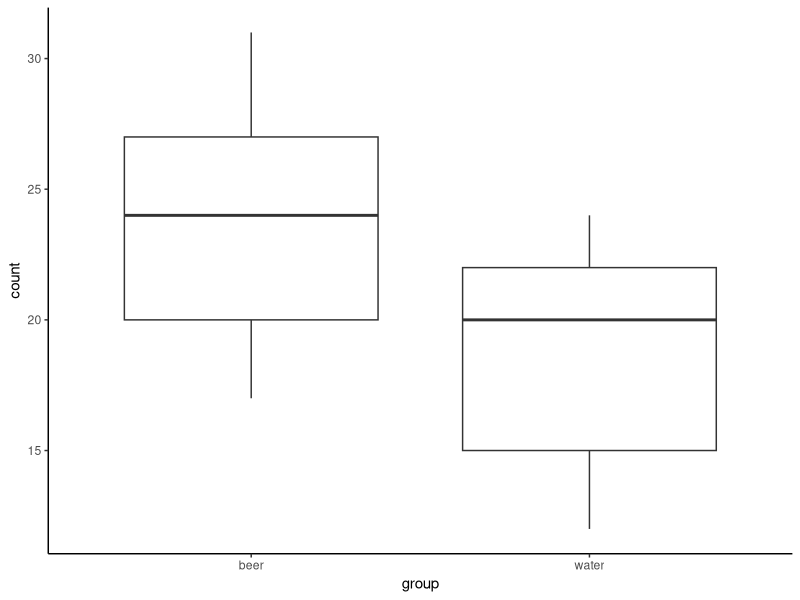
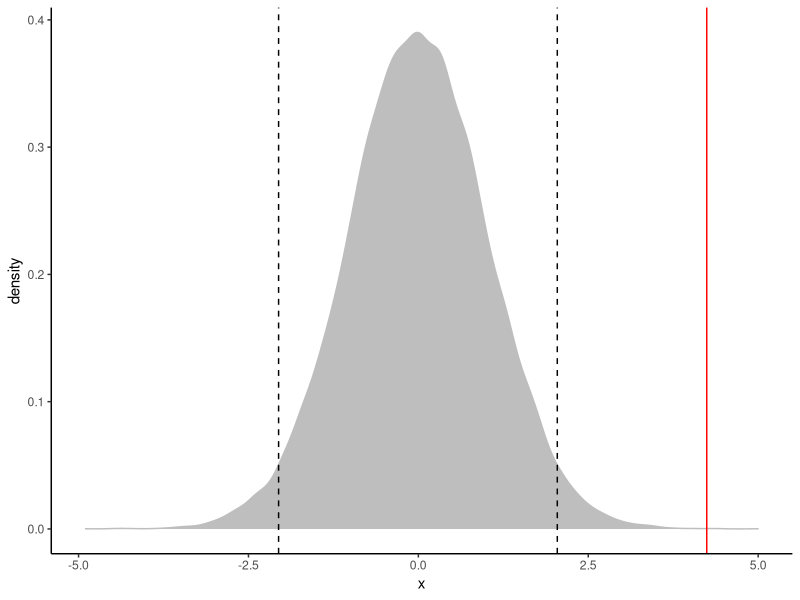

Reproduce these figures in R, in order.
#The humble t test
library(tidyr)
library(dplyr)
library(ggplot2)

beer = c(27, 19, 20, 20, 23, 17, 21, 24, 31, 26, 28, 20, 27, 19, 25, 31, 24, 28, 24, 29, 21, 21, 18, 27, 20)
water = c(21, 19, 13, 22, 15, 22, 15, 22, 20, 12, 24, 24, 21, 19, 18, 16, 23, 20)
test <- data.frame(cbind(beer,water))

testx <- gather(test, "group", "count", 1:2)

ttest <- t.test(count ~ group, testx)
ttest

randT <- rt(30000, df=NROW(testx) - 1)

qplot(group, count, data=testx, geom="boxplot") +
  theme_classic() 

ggplot(data.frame(x=randT)) +
  geom_density(aes(x=x), fill="grey", color="grey") +
  geom_vline(xintercept=ttest$statistic, color="red") +
  geom_vline(xintercept=mean(randT) + c(-2, 2)*sd(randT), linetype=2) + 
  theme_classic()
